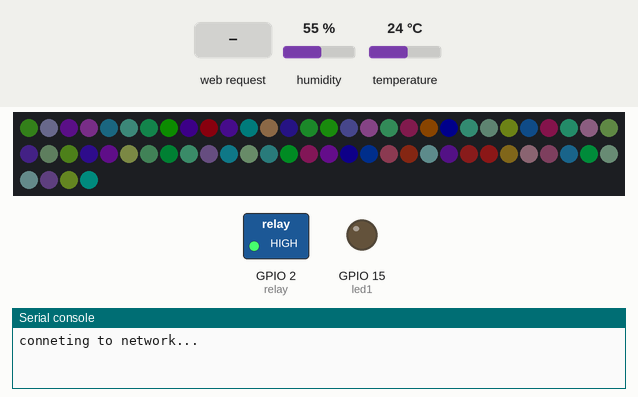
Simulated run of this program. Board: ESP32 board running MicroPython. Shown: 64 RGB LEDs in strip order, left to right, continuing on the next row, switched loads named in the program (green lamp = pin HIGH), output pins drawn as LEDs (lit = HIGH), the last lines printed to the serial console. Inputs (shaded band) come from the test bench; at power-on: humidity 55 %, temperature 24 °C. Dim RGB values are drawn brighter than linear; WiFi joins after 1.5 s; random numbers come from a fixed seed; threads take turns every 2 ms.

Above: at 3.0 s.
3.1 s: HTTP request GET /?b3 received
4.9 s: HTTP request GET /?b13 received
At 5.27 s:
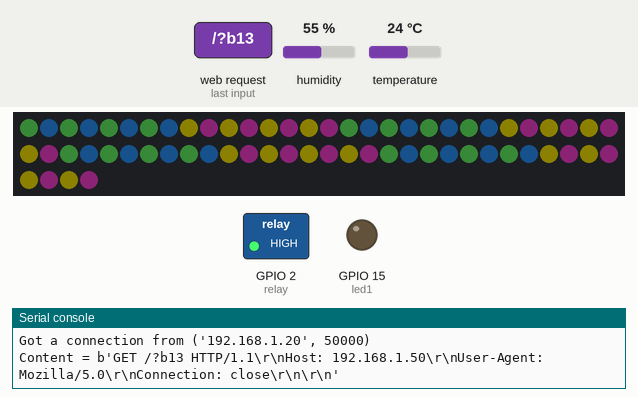
At 5.68 s:
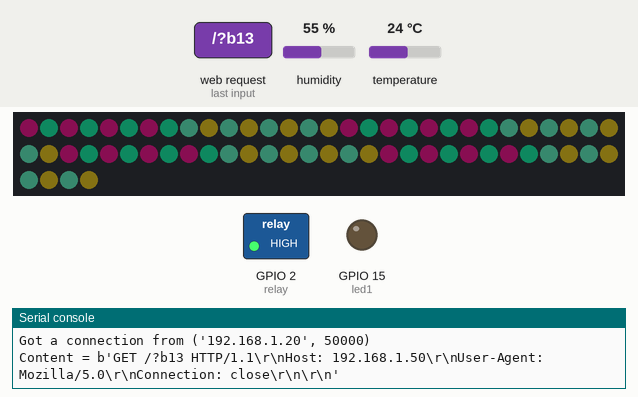
7.9 s: HTTP request GET / received
10.9 s: HTTP request GET /?b7 received
At 11.34 s:
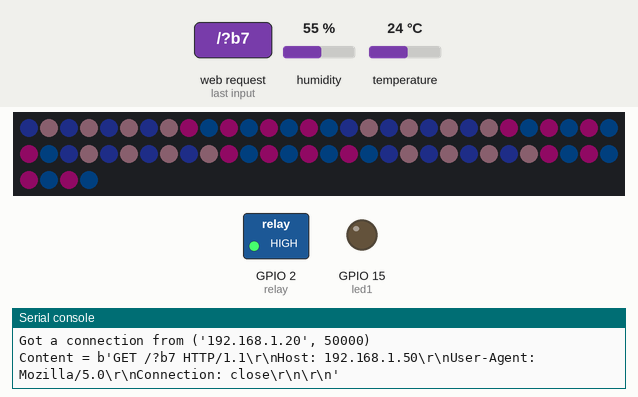
Timing chart, 0 to 13.9 s (numbered marks = the images above; inputs shaded):
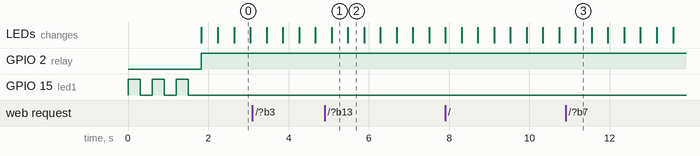

The program:

_______+RGB____.py
```python
'''
  舵机-->(22)
  (Trig)-->(5)
  (Echo)-->(18)
  SCL-->16
  SDA-->17
  DS-->27
   WS-->(13)
'''

#导入Pin模块
from machine import Pin
import time
from servo import Servo
from machine import Timer
from hcsr04 import HCSR04
from neopixel import NeoPixel
import random
from machine import ADC
import dht
import network
import socket
import _thread

#定义RGB控制对象
#控制引脚为13，RGB灯串联5个
pin=13
rgb_num=64
rgb_led=NeoPixel(Pin(pin,Pin.OUT),rgb_num)

brightness=12
delay=400
mode=1

#定义LED控制对象
led1=Pin(15,Pin.OUT,Pin.PULL_DOWN)
relay=Pin(2,Pin.OUT,Pin.PULL_DOWN)
#定义DHT22控制对象
sensor=dht.DHT22(Pin(27))

#连接的WIFI账号和密码
ssid = "Mercury_X30G"
password = "Xu3328313"

temp = hum = 99
def read_sensor():
    global temp, hum
    try:
        sensor.measure()
        temp = round(sensor.temperature(),1)
        hum = round(sensor.humidity(),1)
        if (isinstance(temp, float) and isinstance(hum, float)) or (isinstance(temp, int) and isinstance(hum, int)):
            msg = (b'{0:3.1f},{1:3.1f}'.format(temp, hum))

            # uncomment for Fahrenheit
            #temp = temp * (9/5) + 32.0
            return(msg)
        else:
            return('Invalid sensor readings.')
    except OSError as e:
        return('Failed to read sensor.')

#WIFI连接
def wifi_connect():
    wlan=network.WLAN(network.STA_IF)  #STA模式
    wlan.active(True)  #激活

    if not wlan.isconnected():
        print("conneting to network...")
        wlan.connect(ssid,password)  #输入 WIFI 账号密码

        while not wlan.isconnected():
            led1.value(1)
            time.sleep_ms(300)
            led1.value(0)
            time.sleep_ms(300)
        led1.value(0)
        return False
    else:
        led1.value(0)
        print("network information:", wlan.ifconfig())
        return True

#网页数据
def web_page():
  html = """<!DOCTYPE HTML><html>
<head>
  <meta name="viewport" content="width=device-width, initial-scale=1">


  <style>
    .button{display: inline-block; background-color: #141414; border: none;
    border-radius: 4px; color: white; padding: 8px 15px; text-decoration: none; font-size: 20px; margin: 2px; cursor: pointer;}
    .button2{background-color: #282828;}.button3{background-color: #3c3c3c;}.button4{background-color: #505050;}
    .button5{background-color: #646464;}.button6{background-color: #787878;}.button7{background-color: #8c8c8c;}
    .button8{background-color: #a0a0a0;}.button9{background-color: #b4b4b4;}.button10{background-color: #c8c8c8;}
    .button11{background-color: #f01010;}.button12{background-color: #10f010;}.button13{background-color: #1010f0;}
    .button14{background-color: #0000ff;}.button15{background-color: #0f0fe1;}.button16{background-color: #1e1ed2;}
    .button17{background-color: #2d2dc3;}.button18{background-color: #3c3cb4;}.button19{background-color: #4b4ba5;}
    .button20{background-color: #5a5a96;}.button21{background-color: #696987;}.button22{background-color: #787878;}
    .button23{background-color: #f0f010;}
    a:link {text-decoration:none;}a:visited {text-decoration:none;}a:hover {text-decoration:none;}
    a:active {text-decoration:none;}
    html {
     font-family: Arial;
     display: inline-block;
     margin: 0px auto;
     text-align: center;
    }
    h2 { font-size: 1.5rem; }
    p { font-size: 1.5rem; }
    .units { font-size: 1rem; }
    .dht-labels{
      font-size: 1rem;
      vertical-align:middle;
      padding-bottom: 7px;
    }
  </style>
</head>
<body>
  <h2>ESP32 DHT22 Acquisition</h2>
  <p>

    <span class="dht-labels">Temperature</span>
    <span>"""+str(temp)+"""</span>
    <sup class="units">&deg;C</sup>
  </p>
  <p>

    <span class="dht-labels">Humidity</span>
    <span>"""+str(hum)+"""</span>
    <sup class="units">%</sup>
  </p>
  <h2>ESP32 WS2812 Control</h2> <p><a href="/?d1">Brightness: <strong>""" + str(brightness) + """</strong></a></p>
        <p><a href="/?b1">
        <a href="/?b3"><button class="button button3">09</button></a><a href="/?b4"><button class="button button4">12</button></a>
        <a href="/?b5"><button class="button button5">15</button></a><a href="/?b6"><button class="button button6">18</button></a>
        <a href="/?b7"><button class="button button7">21</button></a><a href="/?b8"><button class="button button8">24</button></a>
        <a href="/?b9"><button class="button button9">27</button></a><a href="/?b10"><button class="button button10">30</button></p></a>
        <p><a href="/?d2">Mode: <strong>""" + str(mode) + """</strong></a></p>
        <p><a href="/?b11"><button class="button button11">0</button></a>
        <a href="/?b12"><button class="button button12">1</button></a>
        <a href="/?b13"><button class="button button13">2</button></a>
        <a href="/?b23"><button class="button button23">3</button></a></p>
        <p><a href="/?d3">Delay: <strong>""" + str(delay) + """</strong></a></p>
        <p><a href="/?b15"><button class="button button15">200</button></a>
        <a href="/?b16"><button class="button button16">300</button></a><a href="/?b17"><button class="button button17">400</button></a>
        <a href="/?b18"><button class="button button18">500</button></a><a href="/?b19"><button class="button button19">600</button></a>
        <a href="/?b20"><button class="button button20">700</button></a><a href="/?b21"><button class="button button21">800</button></a>
        <a href="/?b22"><button class="button button22">900</button></a></p>
</body>
</html>"""
  return html

b=0
c=120
g=0
h=0
k=0
l=0
m=0
#定时器0中断函数
def time0_irq(i1,i2):
    global b
    global c
    global g
    global h
    global k
    global l
    global m
    global temp, hum
    global brightness
    global mode
    global delay
    while True:

        if mode==1 :
            i=0
            relay.value(1)
            for i in range(rgb_num):
                d=random.randint(0,brightness)
                e=random.randint(0,brightness)
                f=random.randint(0,brightness)
                rgb_led[i]=(d, e, f)
            rgb_led.write()
        if mode==0 :
            relay.value(0)
            for i in range(rgb_num):
                rgb_led[i]=(0, 0, 0)
            rgb_led.write()
        if mode==2 : #滚动显示
            relay.value(1)
            i=0
            repeat=0
            d1=random.randint(0,brightness)
            e1=random.randint(0,brightness)
            f1=random.randint(0,brightness)
            d2=random.randint(0,brightness)
            e2=random.randint(0,brightness)
            f2=random.randint(0,brightness)
            d3=random.randint(0,brightness)
            e3=random.randint(0,brightness)
            f3=random.randint(0,brightness)
            d4=random.randint(0,brightness)
            e4=random.randint(0,brightness)
            f4=random.randint(0,brightness)
            while repeat<4 : #重复
                repeat+=1
                temp=0
                while temp<4 :
                    if i>63 :
                        i-=63
                    rgb_led[i]=(d1, e1, f1)
                    i+=1
                    if i>63 :
                        i-=63
                    rgb_led[i]=(d2, e2, f2)
                    i+=1
                    temp+=1
                temp=0
                while temp<4 :
                    if i>63 :
                        i-=63
                    rgb_led[i]=(d3, e3, f3)
                    i+=1
                    if i>63 :
                        i-=63
                    rgb_led[i]=(d4, e4, f4)
                    i+=1
                    temp+=1
            rgb_led.write()
        if mode==3 : #同心矩形
            relay.value(1)
            d1=random.randint(0,brightness)
            e1=random.randint(0,brightness)
            f1=random.randint(0,brightness)
            d2=random.randint(0,brightness)
            e2=random.randint(0,brightness)
            f2=random.randint(0,brightness)
            d3=random.randint(0,brightness)
            e3=random.randint(0,brightness)
            f3=random.randint(0,brightness)
            d4=random.randint(0,brightness)
            e4=random.randint(0,brightness)
            f4=random.randint(0,brightness)
            i=0
            while i<64:
                rgb_led[i]=(d1, e1, f1)
                i+=1
            i=9
            while i<55:
                rgb_led[i]=(d2, e2, f2)
                i+=1
                if i%8==7:
                    i+=2
            i=18
            while i<46:
                rgb_led[i]=(d3, e3, f3)
                i+=1
                if i%8==6:
                    i+=4
            i=27
            while i<37:
                rgb_led[i]=(d4, e4, f4)
                i+=1
                if i%8==5:
                    i+=6
            rgb_led.write()
        time.sleep_ms(delay)

wifi_connect()
#SOCK_STREAM表示的是TCP协议，SOCK_DGRAM表示的是UDP协议
my_socket=socket.socket(socket.AF_INET, socket.SOCK_STREAM)  #创建socket连接
# 将socket对象绑定ip地址和端口号
my_socket.bind(('', 80))
# 相当于电话的开机 括号里的参数表示可以同时接收5个请求
my_socket.listen(5)
def server(i1,i2):
    global brightness
    global mode
    global delay
    while True:
        try:
            read_sensor()
            # 进入监听状态，等待别人链接过来，有两个返回值，
            #一个是对方的socket对象，一个是对方的ip以及端口
            client, addr = my_socket.accept()
            print('Got a connection from %s' % str(addr))
            # recv表示接收，括号里是最大接收字节
            request = client.recv(1024)
            request = str(request)
            print('Content = %s' % request)
            # 进入监听状态，等待别人链接过来，有两个返回值，
            #一个是对方的socket对象，一个是对方的ip以及端口
            client, addr = my_socket.accept()
            print('Got a connection from %s' % str(addr))
            # recv表示接收，括号里是最大接收字节
            request = client.recv(1024)
            request = str(request)
            print('Content = %s' % request)

            b3 = request.find('/?b3')
            b4 = request.find('/?b4')
            b5 = request.find('/?b5')
            b6 = request.find('/?b6')
            b7 = request.find('/?b7')
            b8 = request.find('/?b8')
            b9 = request.find('/?b9')
            b10 = request.find('/?b10')
            b11 = request.find('/?b11')
            b12 = request.find('/?b12')
            b13 = request.find('/?b13')

            b15 = request.find('/?b15')
            b16 = request.find('/?b16')
            b17 = request.find('/?b17')
            b18 = request.find('/?b18')
            b19 = request.find('/?b19')
            b20 = request.find('/?b20')
            b21 = request.find('/?b21')
            b22 = request.find('/?b22')
            b23 = request.find('/?b23')
            d1 = request.find('/?d1')
            d2 = request.find('/?d2')
            d3 = request.find('/?d3')

            if b3 == 6:
                brightness=9
            if b4 == 6:
                brightness=12
            if b5 == 6:
                brightness=15
            if b6 == 6:
                brightness=18
            if b7 == 6:
                brightness=21
            if b8 == 6:
                brightness=24
            if b9 == 6:
                brightness=27
            if b10 == 6:
                brightness=30
            if b11 == 6:
                mode=0
            if b12 == 6:
                mode=1
            if b13 == 6:
                mode=2

            if b15 == 6:
                delay=200
            if b16 == 6:
                delay=300
            if b17 == 6:
                delay=400
            if b18 == 6:
                delay=500
            if b19 == 6:
                delay=600
            if b20 == 6:
                delay=700
            if b21 == 6:
                delay=800
            if b22 == 6:
                delay=900
            if b23 == 6:
                mode=3
            if d1 == 6:
                brightness=12
            if d2 == 6:
                mode=1
            if d3 == 6:
                delay=400

            response = web_page()
            client.send('HTTP/1.1 200 OK\n')
            client.send('Content-Type: text/html\n')
            client.send('Connection: close\n\n')
            client.sendall(response)
            client.close()
        except OSError as e:
            pass
            print('Connection closed')

i1=0
i2=0
_thread.start_new_thread(server, (i1,i2))
_thread.start_new_thread(time0_irq, (i1, i2))
```

Measured:
- what the display in image 0 shows lasts 0.4 s, from 2.6 s to 3.0 s
